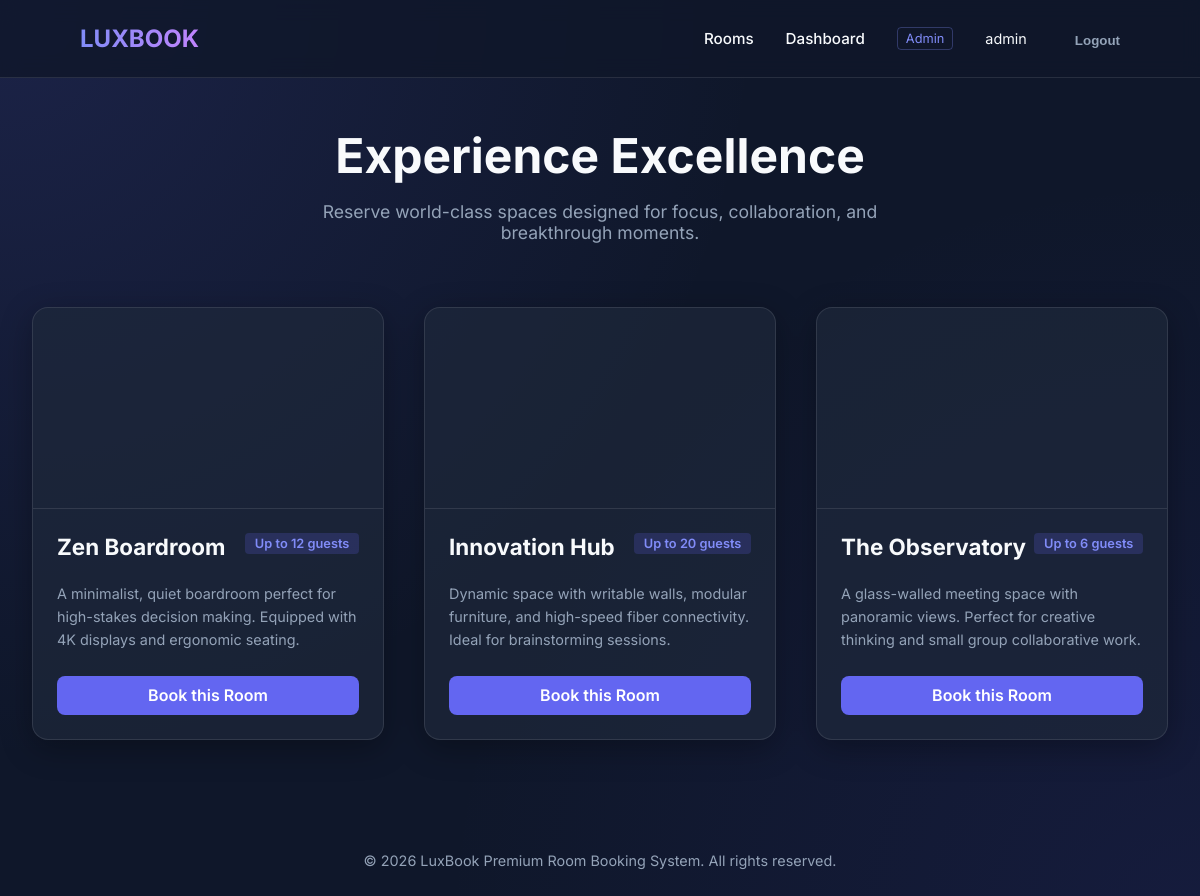
The app's page / (signed in) with its own data.
### bookings/models.py (models this page shows, shortened)
class Room(models.Model):
    name = models.CharField(max_length=100)
    capacity = models.IntegerField()
    description = models.TextField()
    image_url = models.URLField(blank=True, null=True) # For premium look, we'll use generated images

### bookings/views.py (the view)
# urls.py: path('', views.index, name='index'),
def index(request):
    rooms = Room.objects.all()
    return render(request, 'bookings/index.html', {'rooms': rooms})

### bookings/templates/bookings/index.html
{% extends 'bookings/base.html' %}
{% block content %}
<header style="margin-bottom: 4rem; text-align: center;">
    <h1 style="font-size: 3rem; margin-bottom: 1rem;">Experience Excellence</h1>
    <p style="color: var(--text-muted); font-size: 1.1rem; max-width: 600px; margin: 0 auto;">
        Reserve world-class spaces designed for focus, collaboration, and breakthrough moments.
    </p>
</header>
<div style="display: grid; grid-template-columns: repeat(auto-fill, minmax(350px, 1fr)); gap: 2.5rem;">
    {% for room in rooms %}
    <div class="glass-card" style="padding: 0; overflow: hidden; display: flex; flex-direction: column;">
        <div
            style="height: 200px; background-image: url('{{ room.image_url }}'); background-size: cover; background-position: center; border-bottom: 1px solid var(--glass-border);">
        </div>
        <div style="padding: 1.5rem; flex-grow: 1; display: flex; flex-direction: column;">
            <div style="display: flex; justify-content: space-between; align-items: flex-start; margin-bottom: 0.5rem;">
                <h2 style="margin: 0; font-size: 1.4rem;">{{ room.name }}</h2>
                <span
                    style="background: rgba(99, 102, 241, 0.2); color: #818cf8; padding: 0.2rem 0.6rem; border-radius: 4px; font-size: 0.8rem; font-weight: 600;">
                    Up to {{ room.capacity }} guests
                </span>
            </div>
            <p style="color: var(--text-muted); font-size: 0.9rem; margin-bottom: 1.5rem; line-height: 1.6;">
                {{ room.description }}
            </p>
            <div style="margin-top: auto;">
                <a href="{% url 'book_room' room.id %}" class="btn btn-primary"
                    style="width: 100%; text-align: center; box-sizing: border-box;">Book this Room</a>
            </div>
        </div>
    </div>
    {% empty %}
    <p>No rooms available at the moment.</p>
    {% endfor %}
</div>
{% endblock %}

### bookings/templates/bookings/base.html (shortened to what this page needs)
<!DOCTYPE html>
<html lang="en">
<head>
</head>
<body>
    <nav>
        <a href="/" class="logo">LUXBOOK</a>
        <div class="nav-links">
            <a href="/">Rooms</a>
            {% if user.is_authenticated %}
            {% if user.is_superuser or user.groups.all.0.name == 'Admin' %}
            <a href="{% url 'admin_dashboard' %}">Dashboard</a>
            <span
                style="color: #818cf8; font-size: 0.8rem; border: 1px solid rgba(129, 140, 248, 0.3); padding: 0.2rem 0.5rem; border-radius: 4px;">Admin</span>
            {% elif user.groups.all.0.name == 'Staff' %}
            <span
                style="color: #10b981; font-size: 0.8rem; border: 1px solid rgba(16, 185, 129, 0.3); padding: 0.2rem 0.5rem; border-radius: 4px;">Staff</span>
            {% endif %}
            <span style="font-size: 0.9rem;">{{ user.username }}</span>
            <form action="{% url 'logout' %}" method="post" style="display: inline;">
                <button type="submit" class="btn"
                    style="background: transparent; color: var(--text-muted); padding: 0; margin-left: 1rem;">Logout</button>
            </form>
            {% else %}
            <a href="{% url 'login' %}" class="btn btn-primary">Sign In</a>
            {% endif %}
        </div>
    </nav>
    <div class="container animate-fade-in">
        {% block content %}
        {% endblock %}
    </div>
    <footer>
        &copy; 2026 LuxBook Premium Room Booking System. All rights reserved.
    </footer>
</body>
</html>

### bookings/templates/bookings/base.html (style rules this page uses)
:root { --primary: #6366f1; --primary-hover: #4f46e5; --bg-dark: #0f172a; --card-bg: rgba(30, 41, 59, 0.7); --glass-border: rgba(255, 255, 255, 0.1); --text-main: #f8fafc; --text-muted: #94a3b8; }
body { margin: 0; font-family: 'Inter', sans-serif; background-color: var(--bg-dark); color: var(--text-main); min-height: 100vh; background-image: radial-gradient(circle at 0% 0%, rgba(99, 102, 241, 0.15) 0%, transparent 50%), radial-gradient(circle at 100% 100%, rgba(79, 70, 229, 0.1) 0%, transparent 50%); background-attachment: fixed; }
nav { display: flex; justify-content: space-between; align-items: center; padding: 1.5rem 5rem; background: rgba(15, 23, 42, 0.8); backdrop-filter: blur(10px); border-bottom: 1px solid var(--glass-border); position: sticky; top: 0; z-index: 100; }
.logo { font-size: 1.5rem; font-weight: 700; background: linear-gradient(to right, #818cf8, #c084fc); -webkit-background-clip: text; background-clip: text; -webkit-text-fill-color: transparent; text-decoration: none; }
.nav-links { display: flex; gap: 2rem; align-items: center; }
.nav-links a { color: var(--text-main); text-decoration: none; font-size: 0.95rem; font-weight: 500; transition: color 0.3s ease; }
.btn { padding: 0.6rem 1.2rem; border-radius: 8px; font-weight: 600; cursor: pointer; transition: all 0.3s ease; text-decoration: none; display: inline-block; border: none; }
.btn-primary { background-color: var(--primary); color: white; }
.container { max-width: 1200px; margin: 3rem auto; padding: 0 2rem; }
.glass-card { background: var(--card-bg); backdrop-filter: blur(12px); border: 1px solid var(--glass-border); border-radius: 16px; padding: 2rem; box-shadow: 0 8px 32px rgba(0, 0, 0, 0.3); }
footer { text-align: center; padding: 4rem 2rem; color: var(--text-muted); font-size: 0.9rem; }
.animate-fade-in { animation: fadeIn 0.8s ease forwards; }

### records on screen
Room: name "Zen Boardroom", capacity "12", description "A minimalist, quiet boardroom perfect for high-stakes decision making. Equipped with 4K displays and ergonomic seating."
Room: name "Innovation Hub", capacity "20", description "Dynamic space with writable walls, modular furniture, and high-speed fiber connectivity. Ideal for brainstorming sessions."
Room: name "The Observatory", capacity "6", description "A glass-walled meeting space with panoramic views. Perfect for creative thinking and small group collaborative work."

### other values on screen
{{ user.username }} "admin"
